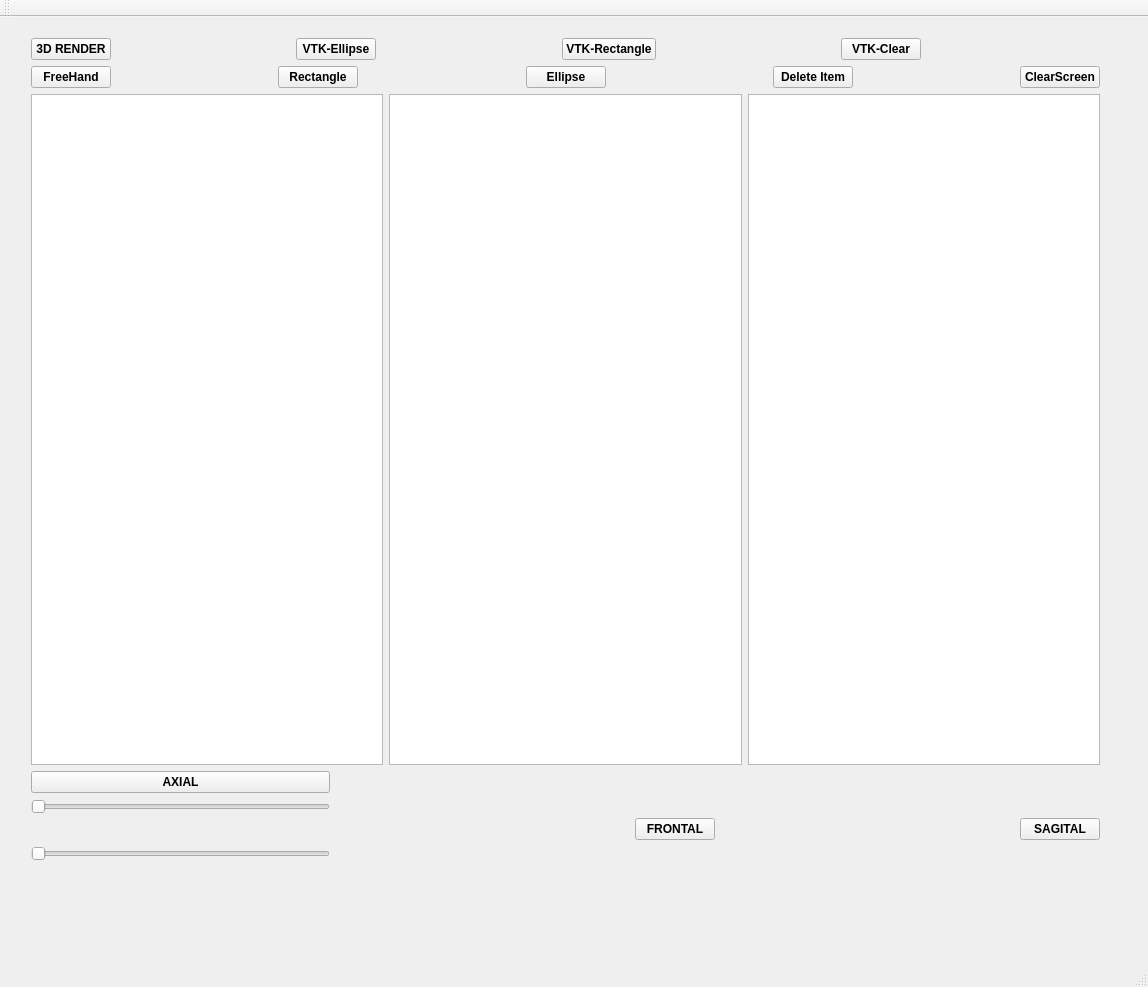
<?xml version="1.0" encoding="UTF-8"?>
<ui version="4.0">
 <class>MainWindow</class>
 <widget class="QMainWindow" name="MainWindow">
  <property name="geometry">
   <rect>
    <x>0</x>
    <y>0</y>
    <width>1148</width>
    <height>987</height>
   </rect>
  </property>
  <property name="font">
   <font>
    <weight>75</weight>
    <bold>true</bold>
   </font>
  </property>
  <property name="windowTitle">
   <string>MainWindow</string>
  </property>
  <property name="autoFillBackground">
   <bool>false</bool>
  </property>
  <property name="styleSheet">
   <string notr="true"/>
  </property>
  <property name="tabShape">
   <enum>QTabWidget::Triangular</enum>
  </property>
  <widget class="QWidget" name="centralWidget">
   <widget class="QWidget" name="">
    <property name="geometry">
     <rect>
      <x>20</x>
      <y>10</y>
      <width>1091</width>
      <height>871</height>
     </rect>
    </property>
    <layout class="QVBoxLayout" name="verticalLayout_4">
     <item>
      <layout class="QVBoxLayout" name="verticalLayout_3">
       <item>
        <layout class="QHBoxLayout" name="horizontalLayout_3">
         <item>
          <widget class="QPushButton" name="Rendering">
           <property name="text">
            <string>3D RENDER</string>
           </property>
          </widget>
         </item>
         <item>
          <spacer name="horizontalSpacer_2">
           <property name="orientation">
            <enum>Qt::Horizontal</enum>
           </property>
           <property name="sizeHint" stdset="0">
            <size>
             <width>40</width>
             <height>20</height>
            </size>
           </property>
          </spacer>
         </item>
         <item>
          <widget class="QPushButton" name="PB_Ellipse">
           <property name="text">
            <string>VTK-Ellipse</string>
           </property>
          </widget>
         </item>
         <item>
          <spacer name="horizontalSpacer_8">
           <property name="orientation">
            <enum>Qt::Horizontal</enum>
           </property>
           <property name="sizeHint" stdset="0">
            <size>
             <width>40</width>
             <height>20</height>
            </size>
           </property>
          </spacer>
         </item>
         <item>
          <widget class="QPushButton" name="PB_Rectangle">
           <property name="text">
            <string>VTK-Rectangle</string>
           </property>
          </widget>
         </item>
         <item>
          <spacer name="horizontalSpacer_9">
           <property name="orientation">
            <enum>Qt::Horizontal</enum>
           </property>
           <property name="sizeHint" stdset="0">
            <size>
             <width>40</width>
             <height>20</height>
            </size>
           </property>
          </spacer>
         </item>
         <item>
          <widget class="QPushButton" name="PB_clear">
           <property name="text">
            <string>VTK-Clear</string>
           </property>
          </widget>
         </item>
         <item>
          <spacer name="horizontalSpacer_3">
           <property name="orientation">
            <enum>Qt::Horizontal</enum>
           </property>
           <property name="sizeHint" stdset="0">
            <size>
             <width>40</width>
             <height>20</height>
            </size>
           </property>
          </spacer>
         </item>
        </layout>
       </item>
       <item>
        <layout class="QVBoxLayout" name="verticalLayout"/>
       </item>
      </layout>
     </item>
     <item>
      <layout class="QHBoxLayout" name="horizontalLayout">
       <item>
        <widget class="QPushButton" name="PB_Freehand">
         <property name="text">
          <string>FreeHand</string>
         </property>
        </widget>
       </item>
       <item>
        <spacer name="horizontalSpacer_6">
         <property name="orientation">
          <enum>Qt::Horizontal</enum>
         </property>
         <property name="sizeHint" stdset="0">
          <size>
           <width>40</width>
           <height>20</height>
          </size>
         </property>
        </spacer>
       </item>
       <item>
        <widget class="QPushButton" name="PB_Rect">
         <property name="text">
          <string>Rectangle</string>
         </property>
        </widget>
       </item>
       <item>
        <spacer name="horizontalSpacer_4">
         <property name="orientation">
          <enum>Qt::Horizontal</enum>
         </property>
         <property name="sizeHint" stdset="0">
          <size>
           <width>40</width>
           <height>20</height>
          </size>
         </property>
        </spacer>
       </item>
       <item>
        <widget class="QPushButton" name="PB_Circle">
         <property name="text">
          <string>Ellipse</string>
         </property>
        </widget>
       </item>
       <item>
        <spacer name="horizontalSpacer_5">
         <property name="orientation">
          <enum>Qt::Horizontal</enum>
         </property>
         <property name="sizeHint" stdset="0">
          <size>
           <width>40</width>
           <height>20</height>
          </size>
         </property>
        </spacer>
       </item>
       <item>
        <widget class="QPushButton" name="PB_Delete">
         <property name="text">
          <string>Delete Item</string>
         </property>
        </widget>
       </item>
       <item>
        <spacer name="horizontalSpacer_10">
         <property name="orientation">
          <enum>Qt::Horizontal</enum>
         </property>
         <property name="sizeHint" stdset="0">
          <size>
           <width>40</width>
           <height>20</height>
          </size>
         </property>
        </spacer>
       </item>
       <item>
        <widget class="QPushButton" name="PB_Clear">
         <property name="text">
          <string>ClearScreen</string>
         </property>
        </widget>
       </item>
      </layout>
     </item>
     <item>
      <layout class="QHBoxLayout" name="horizontalLayout_6">
       <item>
        <widget class="QGraphicsView" name="graphicsView_AX"/>
       </item>
       <item>
        <widget class="QGraphicsView" name="graphicsView_FRONT"/>
       </item>
       <item>
        <widget class="QGraphicsView" name="graphicsView_SAG"/>
       </item>
      </layout>
     </item>
     <item>
      <layout class="QHBoxLayout" name="horizontalLayout_5">
       <item>
        <layout class="QVBoxLayout" name="verticalLayout_2">
         <item>
          <widget class="QPushButton" name="Axial">
           <property name="text">
            <string>AXIAL</string>
           </property>
          </widget>
         </item>
         <item>
          <widget class="QSlider" name="Lowerthresh">
           <property name="orientation">
            <enum>Qt::Horizontal</enum>
           </property>
          </widget>
         </item>
         <item>
          <layout class="QHBoxLayout" name="horizontalLayout_2">
           <item>
            <spacer name="horizontalSpacer_11">
             <property name="orientation">
              <enum>Qt::Horizontal</enum>
             </property>
             <property name="sizeHint" stdset="0">
              <size>
               <width>40</width>
               <height>20</height>
              </size>
             </property>
            </spacer>
           </item>
           <item>
            <widget class="QLabel" name="MInThresh">
             <property name="text">
              <string/>
             </property>
            </widget>
           </item>
           <item>
            <spacer name="horizontalSpacer_12">
             <property name="orientation">
              <enum>Qt::Horizontal</enum>
             </property>
             <property name="sizeHint" stdset="0">
              <size>
               <width>40</width>
               <height>20</height>
              </size>
             </property>
            </spacer>
           </item>
          </layout>
         </item>
         <item>
          <widget class="QSlider" name="Upperthresh">
           <property name="orientation">
            <enum>Qt::Horizontal</enum>
           </property>
          </widget>
         </item>
         <item>
          <layout class="QHBoxLayout" name="horizontalLayout_4">
           <item>
            <spacer name="horizontalSpacer_13">
             <property name="orientation">
              <enum>Qt::Horizontal</enum>
             </property>
             <property name="sizeHint" stdset="0">
              <size>
               <width>40</width>
               <height>20</height>
              </size>
             </property>
            </spacer>
           </item>
           <item>
            <widget class="QLabel" name="MaxThresh">
             <property name="text">
              <string/>
             </property>
            </widget>
           </item>
           <item>
            <spacer name="horizontalSpacer_14">
             <property name="orientation">
              <enum>Qt::Horizontal</enum>
             </property>
             <property name="sizeHint" stdset="0">
              <size>
               <width>40</width>
               <height>20</height>
              </size>
             </property>
            </spacer>
           </item>
          </layout>
         </item>
        </layout>
       </item>
       <item>
        <spacer name="horizontalSpacer">
         <property name="orientation">
          <enum>Qt::Horizontal</enum>
         </property>
         <property name="sizeHint" stdset="0">
          <size>
           <width>40</width>
           <height>20</height>
          </size>
         </property>
        </spacer>
       </item>
       <item>
        <widget class="QPushButton" name="Frontal">
         <property name="text">
          <string>FRONTAL</string>
         </property>
        </widget>
       </item>
       <item>
        <spacer name="horizontalSpacer_7">
         <property name="orientation">
          <enum>Qt::Horizontal</enum>
         </property>
         <property name="sizeHint" stdset="0">
          <size>
           <width>40</width>
           <height>20</height>
          </size>
         </property>
        </spacer>
       </item>
       <item>
        <widget class="QPushButton" name="Sagital">
         <property name="text">
          <string>SAGITAL</string>
         </property>
        </widget>
       </item>
      </layout>
     </item>
    </layout>
   </widget>
   <zorder>verticalLayoutWidget</zorder>
   <zorder>graphicsView_SAG</zorder>
   <zorder>graphicsView_AX</zorder>
   <zorder>graphicsView_FRONT</zorder>
   <zorder>layoutWidget</zorder>
   <zorder>layoutWidget</zorder>
   <zorder>layoutWidget</zorder>
   <zorder>horizontalSpacer_11</zorder>
   <zorder>MInThresh</zorder>
   <zorder>horizontalSpacer_12</zorder>
   <zorder>horizontalSpacer_13</zorder>
   <zorder>MaxThresh</zorder>
   <zorder>horizontalSpacer_14</zorder>
   <zorder></zorder>
  </widget>
  <widget class="QMenuBar" name="menuBar">
   <property name="geometry">
    <rect>
     <x>0</x>
     <y>0</y>
     <width>1148</width>
     <height>21</height>
    </rect>
   </property>
  </widget>
  <widget class="QToolBar" name="mainToolBar">
   <attribute name="toolBarArea">
    <enum>TopToolBarArea</enum>
   </attribute>
   <attribute name="toolBarBreak">
    <bool>false</bool>
   </attribute>
  </widget>
  <widget class="QStatusBar" name="statusBar"/>
 </widget>
 <layoutdefault spacing="6" margin="11"/>
 <resources/>
 <connections/>
</ui>
